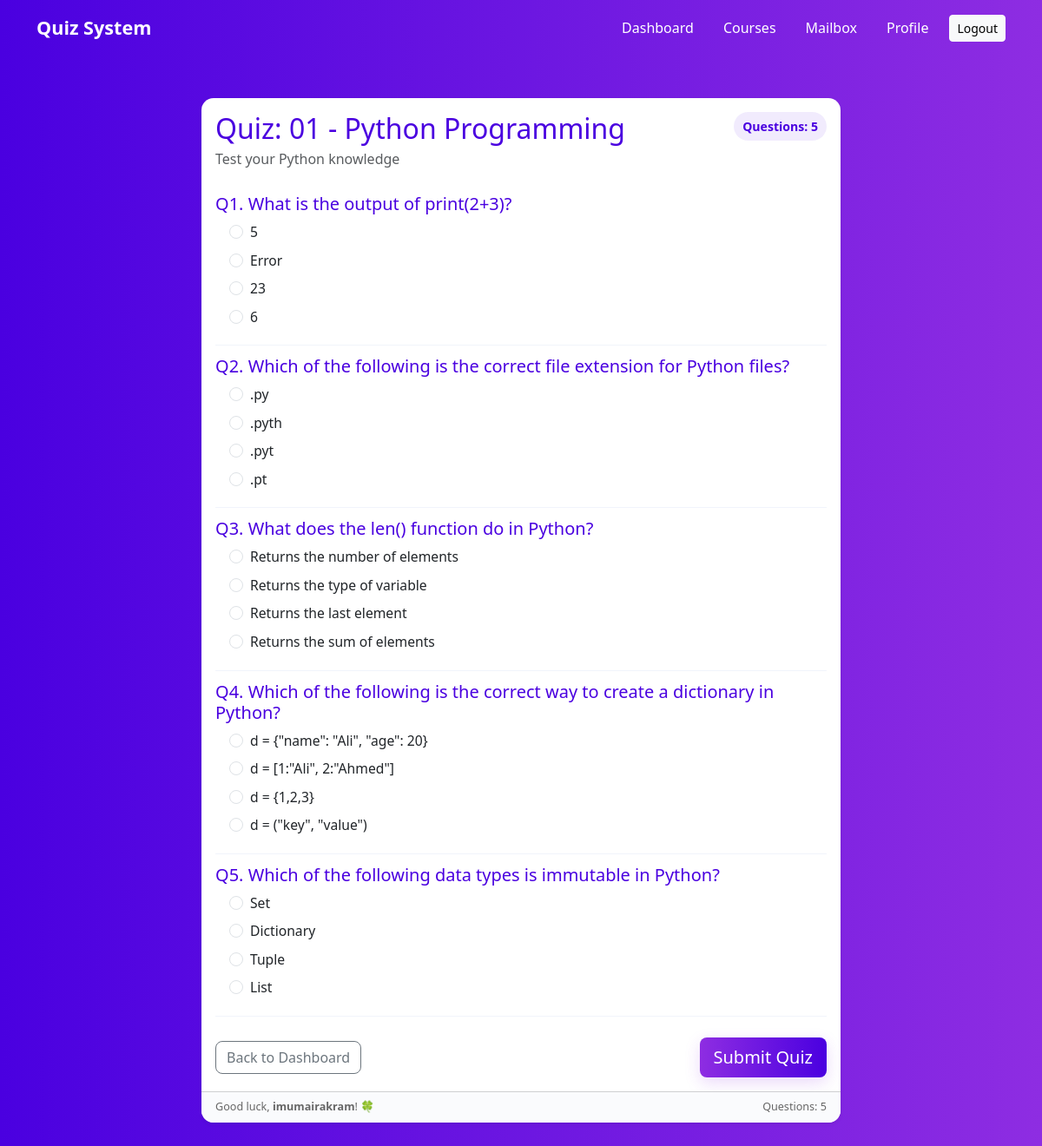
/1/ (signed in), run on the app's committed database.
### quizzes/models.py (models this page shows, shortened)
class Quiz(models.Model):
    title = models.CharField(max_length=255)
    description = models.TextField(blank=True, null=True)
    created_at = models.DateTimeField(auto_now_add=True)

class Question(models.Model):
    quiz = models.ForeignKey(Quiz, on_delete=models.CASCADE, related_name='questions')
    question_text = models.CharField(max_length=500)

class Option(models.Model):
    question = models.ForeignKey(Question, on_delete=models.CASCADE, related_name='options')
    option_text = models.CharField(max_length=255)
    is_correct = models.BooleanField(default=False)

### quizzes/views.py (the view)
# urls.py: path('<int:quiz_id>/', views.quiz_detail, name='quiz_detail'),
@login_required
def quiz_detail(request, quiz_id):
    quiz = get_object_or_404(Quiz, id=quiz_id)
    return render(request, 'quizzes/quiz_detail.html', {'quiz': quiz})

### templates/quizzes/quiz_detail.html (shortened to what this page needs)
{% load static %}
<!DOCTYPE html>
<html lang="en">
<head>
  <link href="https://cdn.jsdelivr.net/npm/bootstrap@5.3.0/dist/css/bootstrap.min.css" rel="stylesheet">
</head>
<body>
  <nav class="navbar navbar-expand-lg">
    <div class="container">
      <a class="navbar-brand" href="{% url 'dashboard' %}">Quiz System</a>
      <div class="collapse navbar-collapse justify-content-end" id="navCollapse">
        <ul class="navbar-nav align-items-center">
          <li class="nav-item"><a class="nav-link active" href="{% url 'dashboard' %}">Dashboard</a></li>
          <li class="nav-item"><a class="nav-link" href="#">Courses</a></li>
          <li class="nav-item"><a class="nav-link" href="#">Mailbox</a></li>
          <li class="nav-item"><a class="nav-link" href="#">Profile</a></li>
          <li class="nav-item"><a class="btn btn-light btn-sm ms-3" href="#">Logout</a></li>
        </ul>
      </div>
    </div>
  </nav>
  <div class="container my-5">
    <div class="row justify-content-center">
      <div class="col-lg-8">
        <div class="card quiz-card shadow-sm">
          <div class="card-body">
            <div class="d-flex justify-content-between align-items-start mb-3">
              <div>
                <h2 class="mb-1">{{ quiz.title }}</h2>
                <p class="text-muted mb-0">{{ quiz.description }}</p>
              </div>
              <div class="text-end">
                <div class="badge-questions">Questions: {{ quiz.questions.count }}</div>
              </div>
            </div>
            <form method="POST" action="{% url 'submit_quiz' quiz.id %}">
              {% for question in quiz.questions.all %}
                <div class="question-block" id="q{{ forloop.counter }}">
                  <h5 class="mb-2">Q{{ forloop.counter }}. {{ question.question_text }}</h5>
                  <div class="ms-3">
                    {% for option in question.options.all %}
                      <div class="form-check mb-2">
                        <input class="form-check-input" type="radio"
                               name="{{ question.id }}"
                               id="opt{{ option.id }}"
                               value="{{ option.id }}">
                        <label class="form-check-label" for="opt{{ option.id }}">
                          {{ option.option_text }}
                        </label>
                      </div>
                    {% endfor %}
                  </div>
                </div>
              {% endfor %}
              <div class="d-flex justify-content-between align-items-center mt-4">
                <a href="{% url 'dashboard' %}" class="btn btn-outline-secondary">Back to Dashboard</a>
                <button type="submit" class="btn btn-primary custom btn-lg">Submit Quiz</button>
              </div>
            </form>
          </div>
          <div class="card-footer d-flex justify-content-between">
            <small>Good luck, <strong>{{ user.username }}</strong>! 🍀</small>
            <small>Questions: {{ quiz.questions.count }}</small>
          </div>
        </div>
      </div>
    </div>
  </div>
</body>
</html>

### templates/quizzes/quiz_detail.html (style rules this page uses)
:root { --primary-1: #8e2de2; --primary-2: #4a00e0; --card-radius: 14px; }
body { margin: 0; font-family: 'Segoe UI', Tahoma, Geneva, Verdana, sans-serif; background: linear-gradient(90deg, #4a00e0, #8e2de2); min-height: 100vh; color: #333; }
.navbar { background: linear-gradient(90deg, var(--primary-2), var(--primary-1)); padding: 0.7rem 1rem; }
.navbar-brand { font-weight: 700; color: #fff !important; font-size: 1.35rem; }
.nav-link { color: #fff !important; margin-left: 18px; }
.quiz-card { border: none; border-radius: var(--card-radius); overflow: hidden; transition: transform .25s ease, box-shadow .25s ease; }
.card-body h2, .card-body h5 { color: var(--primary-2); }
.btn-primary.custom { background: linear-gradient(90deg, var(--primary-1), var(--primary-2)); border: none; box-shadow: 0 6px 18px rgba(142,45,226,0.18); transition: transform .15s ease; }
.btn-outline-secondary { border-radius: 8px; }
.question-block { padding: 12px 0; border-bottom: 1px solid #f1f4fb; }
.form-check-label { font-size: 0.98rem; }
.badge-questions { background: rgba(74,0,224,0.08); color: var(--primary-2); border-radius: 999px; padding: 6px 10px; font-weight: 600; font-size: 0.88rem; }
.card-footer { background: #fafbfd; font-size: 0.9rem; color: #666; }

### data on the page
Quiz: title "Quiz: 01 - Python Programming", description "Test your Python knowledge", questions.count "5"
Question: question_text "What is the output of print(2+3)?"
Option: option_text "5"
Option: option_text "Error"
Option: option_text "23"
Option: option_text "6"
Question: question_text "Which of the following is the correct file extension for Python files?"
Option: option_text ".py"
Option: option_text ".pyth"
Option: option_text ".pyt"
Option: option_text ".pt"
Question: question_text "What does the len() function do in Python?"
Option: option_text "Returns the number of elements"
Option: option_text "Returns the type of variable"
Option: option_text "Returns the last element"
Option: option_text "Returns the sum of elements"
Question: question_text "Which of the following is the correct way to create a dictionary in Python?"
Option: option_text "d = {\"name\": \"Ali\", \"age\": 20}"
Option: option_text "d = [1:\"Ali\", 2:\"Ahmed\"]"
Option: option_text "d = {1,2,3}"
Option: option_text "d = (\"key\", \"value\")"
Question: question_text "Which of the following data types is immutable in Python?"
Option: option_text "Set"
Option: option_text "Dictionary"
Option: option_text "Tuple"
Option: option_text "List"

### other printed values
{{ user.username }} "imumairakram"
